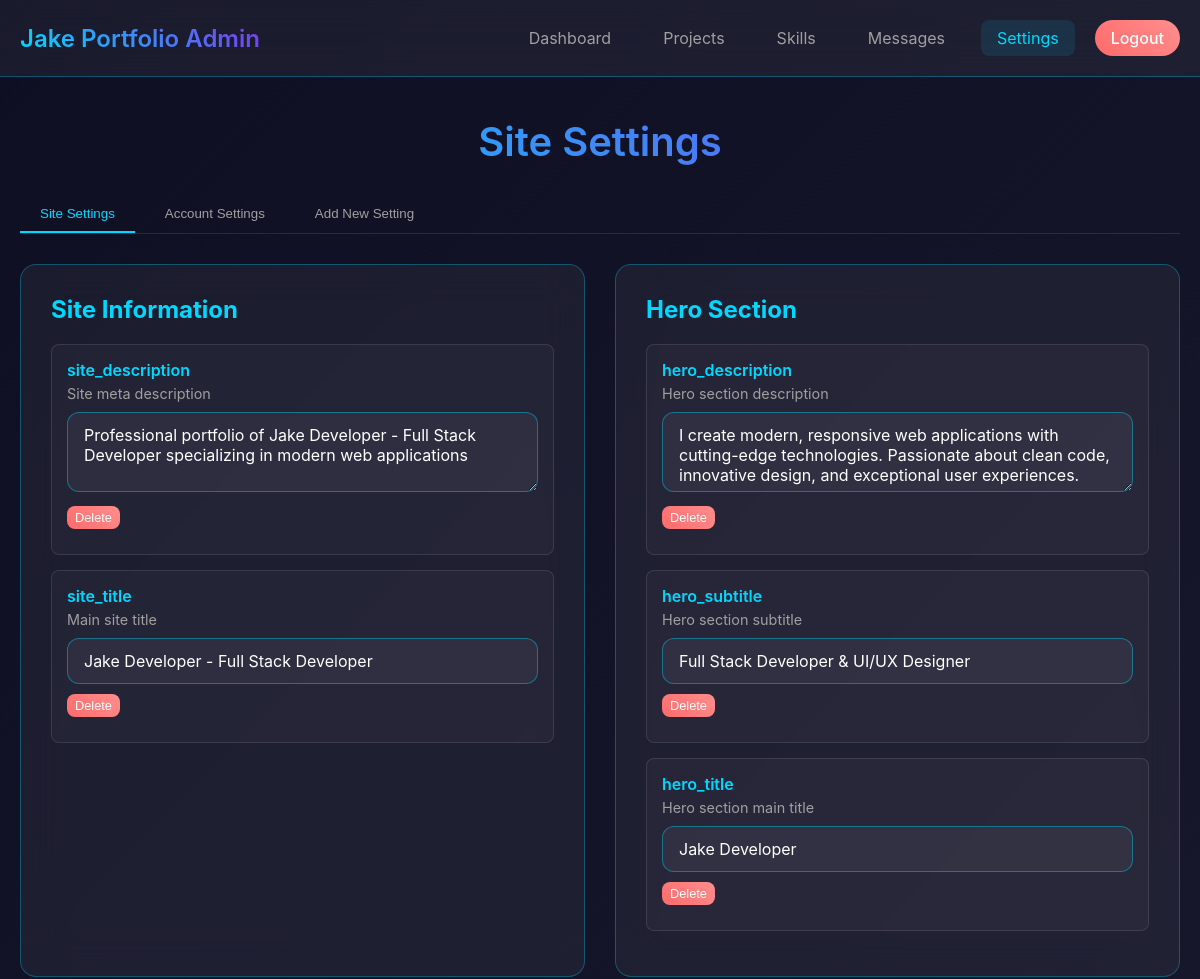
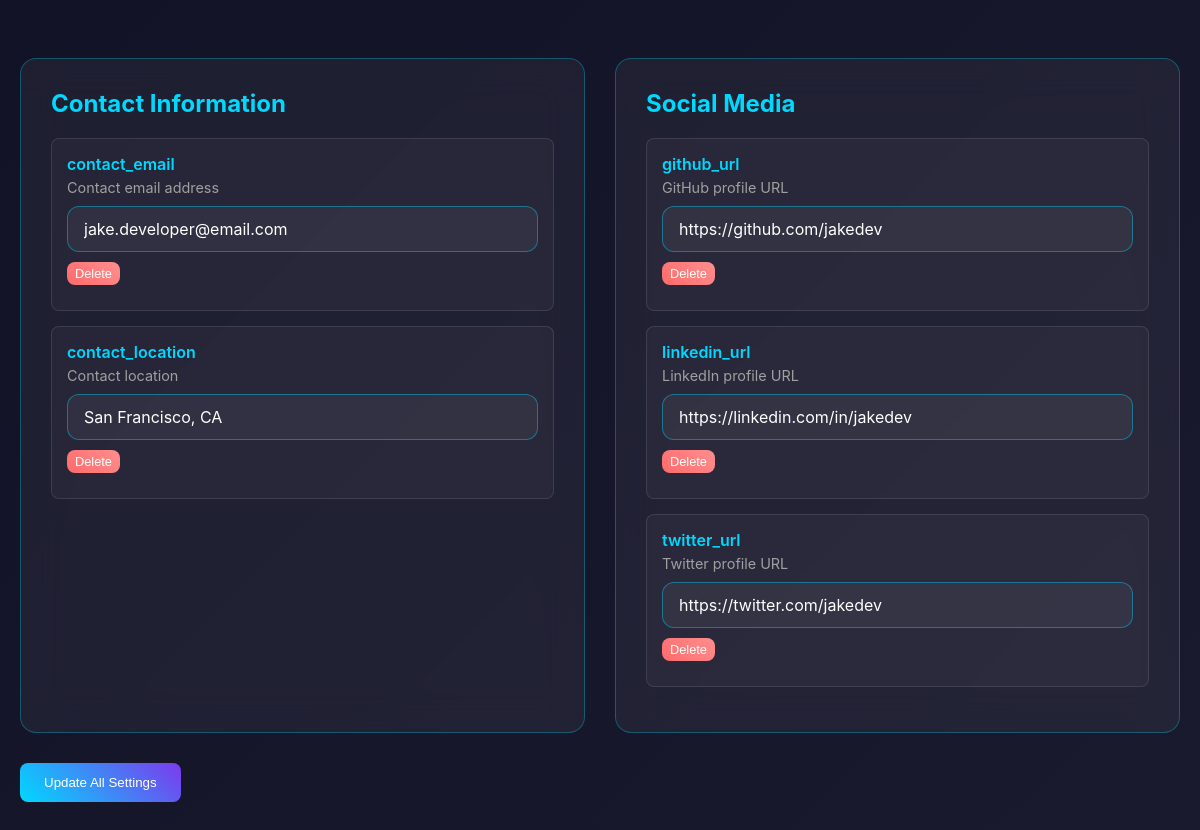
Screenshot of /backend/admin/settings.php (signed in) with the database file from the repository (2 pictures, top to bottom).
### tables this page shows
CREATE TABLE IF NOT EXISTS site_settings (
    id INT AUTO_INCREMENT PRIMARY KEY,
    setting_key VARCHAR(100) UNIQUE NOT NULL,
    setting_value TEXT,
    setting_type ENUM('text', 'textarea', 'number', 'boolean', 'json') DEFAULT 'text',
    description TEXT,
    updated_at TIMESTAMP DEFAULT CURRENT_TIMESTAMP ON UPDATE CURRENT_TIMESTAMP
);

### backend/admin/settings.php (the view, shortened to what this page needs)
<?php
$database = new Database();
$db = $database->getConnection();
$stmt = $db->query("SELECT * FROM site_settings ORDER BY setting_key");
$settings = $stmt->fetchAll(PDO::FETCH_ASSOC);
$settingsGroups = [
    'Site Information' => [],
    'Hero Section' => [],
    'Contact Information' => [],
    'Social Media' => [],
    'Other' => []
];
foreach ($settings as $setting) {
    $key = $setting['setting_key'];
    if (strpos($key, 'site_') === 0) {
        $settingsGroups['Site Information'][] = $setting;
    } elseif (strpos($key, 'hero_') === 0) {
        $settingsGroups['Hero Section'][] = $setting;
    } elseif (strpos($key, 'contact_') === 0) {
        $settingsGroups['Contact Information'][] = $setting;
    } elseif (in_array($key, ['github_url', 'linkedin_url', 'twitter_url', 'facebook_url', 'instagram_url'])) {
        $settingsGroups['Social Media'][] = $setting;
    } else {
        $settingsGroups['Other'][] = $setting;
    }
}
?>
<!DOCTYPE html>
<html lang="en">
<head>
</head>
<body>
    <header class="header">
        <div class="header-content">
            <div class="logo">Jake Portfolio Admin</div>
            <nav class="nav-links">
                <a href="dashboard.php" class="nav-link">Dashboard</a>
                <a href="projects.php" class="nav-link">Projects</a>
                <a href="skills.php" class="nav-link">Skills</a>
                <a href="messages.php" class="nav-link">Messages</a>
                <a href="settings.php" class="nav-link active">Settings</a>
                <a href="logout.php" class="logout-btn">Logout</a>
            </nav>
        </div>
    </header>
    <div class="container">
        <h1 class="page-title">Site Settings</h1>
        <div class="tabs">
            <button class="tab active" onclick="showTab('site-settings')">Site Settings</button>
            <button class="tab" onclick="showTab('account-settings')">Account Settings</button>
            <button class="tab" onclick="showTab('add-setting')">Add New Setting</button>
        </div>
        <div id="site-settings" class="tab-content active">
            <form method="POST">
                <div class="settings-grid">
                    <?php foreach ($settingsGroups as $groupName => $groupSettings): ?>
                        <?php if (!empty($groupSettings)): ?>
                        <div class="card">
                            <h2><?php echo htmlspecialchars($groupName); ?></h2>
                            <?php foreach ($groupSettings as $setting): ?>
                            <div class="setting-item">
                                <div class="setting-key"><?php echo htmlspecialchars($setting['setting_key']); ?></div>
                                <?php if ($setting['description']): ?>
                                    <div class="setting-description"><?php echo htmlspecialchars($setting['description']); ?></div>
                                <?php endif; ?>
                                <?php if ($setting['setting_type'] === 'textarea'): ?>
                                    <textarea name="settings[<?php echo htmlspecialchars($setting['setting_key']); ?>]"
                                              class="form-textarea"><?php echo htmlspecialchars($setting['setting_value']); ?></textarea>
                                <?php else: ?>
                                    <input type="text"
                                           name="settings[<?php echo htmlspecialchars($setting['setting_key']); ?>]"
                                           class="form-input"
                                           value="<?php echo htmlspecialchars($setting['setting_value']); ?>">
                                <?php endif; ?>
                                <button type="button" class="btn btn-danger" style="font-size: 0.8rem; padding: 4px 8px; margin-top: 10px;"
                                        onclick="deleteSetting('<?php echo htmlspecialchars($setting['setting_key']); ?>')">Delete</button>
                            </div>
                            <?php endforeach; ?>
                        </div>
                        <?php endif; ?>
                    <?php endforeach; ?>
                </div>
                <button type="submit" class="btn btn-primary">Update All Settings</button>
            </form>
        </div>
    </div>
</body>
</html>

### backend/admin/settings.php (style rules this page uses)
* { margin: 0; padding: 0; box-sizing: border-box; }
body { font-family: 'Inter', sans-serif; background: linear-gradient(135deg, #0F0F23 0%, #1A1A2E 100%); min-height: 100vh; color: #ffffff; }
.header { background: rgba(255, 255, 255, 0.05); backdrop-filter: blur(20px); border-bottom: 1px solid rgba(0, 217, 255, 0.3); padding: 20px 0; }
.header-content { max-width: 1200px; margin: 0 auto; padding: 0 20px; display: flex; justify-content: space-between; align-items: center; }
.logo { font-size: 1.5rem; font-weight: 600; background: linear-gradient(45deg, #00D9FF, #7C3AED); background-clip: text; -webkit-background-clip: text; -webkit-text-fill-color: transparent; }
.nav-links { display: flex; gap: 20px; }
.nav-link { color: #A0A0A0; text-decoration: none; padding: 8px 16px; border-radius: 8px; transition: all 0.3s ease; }
.nav-link:hover, .nav-link.active { color: #00D9FF; background: rgba(0, 217, 255, 0.1); }
.logout-btn { background: linear-gradient(45deg, #FF6B6B, #FF8E8E); color: white; padding: 8px 16px; border: none; border-radius: 20px; text-decoration: none; font-weight: 500; transition: all 0.3s ease; }
.container { max-width: 1200px; margin: 0 auto; padding: 40px 20px; }
.page-title { font-size: 2.5rem; font-weight: 600; margin-bottom: 30px; text-align: center; background: linear-gradient(45deg, #00D9FF, #7C3AED); background-clip: text; -webkit-background-clip: text; -webkit-text-fill-color: transparent; }
.card { background: rgba(255, 255, 255, 0.05); backdrop-filter: blur(20px); border: 1px solid rgba(0, 217, 255, 0.3); border-radius: 16px; padding: 30px; margin-bottom: 30px; }
.card h2 { color: #00D9FF; margin-bottom: 20px; font-size: 1.5rem; }
.form-input, .form-textarea, .form-select { width: 100%; padding: 12px 16px; background: rgba(255, 255, 255, 0.05); border: 1px solid rgba(0, 217, 255, 0.4); border-radius: 12px; color: #ffffff; font-size: 16px; font-family: inherit; transition: all 0.3s ease; }
.form-textarea { resize: vertical; min-height: 80px; }
.btn { padding: 12px 24px; border-radius: 8px; font-weight: 500; text-decoration: none; transition: all 0.3s ease; border: none; cursor: pointer; display: inline-block; margin-right: 10px; margin-bottom: 10px; }
.btn-primary { background: linear-gradient(45deg, #00D9FF, #7C3AED); color: white; }
.btn-danger { background: linear-gradient(45deg, #FF6B6B, #FF8E8E); color: white; }
.settings-grid { display: grid; grid-template-columns: repeat(auto-fit, minmax(400px, 1fr)); gap: 30px; }
.setting-item { background: rgba(255, 255, 255, 0.03); border: 1px solid rgba(255, 255, 255, 0.1); border-radius: 8px; padding: 15px; margin-bottom: 15px; }
.setting-key { font-weight: 600; color: #00D9FF; margin-bottom: 5px; }
.setting-description { font-size: 0.9rem; color: #A0A0A0; margin-bottom: 10px; }
.tabs { display: flex; gap: 10px; margin-bottom: 30px; border-bottom: 1px solid rgba(255, 255, 255, 0.1); }
.tab { padding: 10px 20px; background: transparent; border: none; color: #A0A0A0; cursor: pointer; border-bottom: 2px solid transparent; transition: all 0.3s ease; }
.tab.active { color: #00D9FF; border-bottom-color: #00D9FF; }
.tab-content { display: none; }
.tab-content.active { display: block; }

### rows the page displays
site_settings: setting_key "site_description", description "Site meta description", setting_key+setting_value "Professional portfolio of Jake Developer - Full Stack Developer specializing in modern web applications"
site_settings: setting_key "site_title", description "Main site title", setting_value "Jake Developer - Full Stack Developer"
site_settings: setting_key "hero_description", description "Hero section description", setting_key+setting_value "I create modern, responsive web applications with cutting-edge technologies. Passionate about clean code, innovative design, and exceptional user experiences."
site_settings: setting_key "hero_subtitle", description "Hero section subtitle", setting_value "Full Stack Developer & UI/UX Designer"
site_settings: setting_key "hero_title", description "Hero section main title", setting_value "Jake Developer"
site_settings: setting_key "contact_email", description "Contact email address", setting_value "jake.developer@email.com"
site_settings: setting_key "contact_location", description "Contact location", setting_value "San Francisco, CA"
site_settings: setting_key "github_url", description "GitHub profile URL", setting_value "https://github.com/jakedev"
site_settings: setting_key "linkedin_url", description "LinkedIn profile URL", setting_value "https://linkedin.com/in/jakedev"
site_settings: setting_key "twitter_url", description "Twitter profile URL", setting_value "https://twitter.com/jakedev"

### other values shown
$groupName "Site Information"
$groupName "Hero Section"
$groupName "Contact Information"
$groupName "Social Media"
